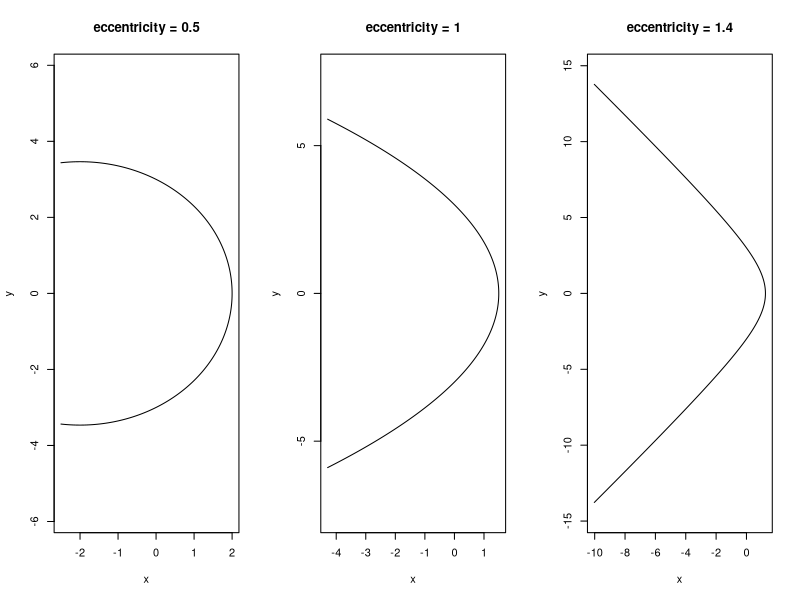

This figure's R source:
theta <- seq(-2.2,2.2,length.out=1000)
par(mfrow=c(1,3))
for(e in c(0.5,1,1.4)) {
  den <- 1+e*cos(theta)
  keep <- den > 0.08
  r <- 3/den
  x <- r*cos(theta); y <- r*sin(theta)
  x[!keep] <- NA; y[!keep] <- NA
  plot(x,y,type="l",asp=1,xlab="x",ylab="y",
       main=paste("eccentricity =",e))
}
par(mfrow=c(1,1))
